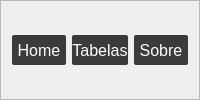
     <widget class="QFrame" name="frame">
      <property name="frameShape">
       <enum>QFrame::StyledPanel</enum>
      </property>
      <property name="frameShadow">
       <enum>QFrame::Raised</enum>
      </property>
      <layout class="QHBoxLayout" name="horizontalLayout">
       <item>
        <widget class="QPushButton" name="btn_home">
         <property name="minimumSize">
          <size>
           <width>0</width>
           <height>30</height>
          </size>
         </property>
         <property name="cursor">
          <cursorShape>PointingHandCursor</cursorShape>
         </property>
         <property name="styleSheet">
          <string notr="true">QPushButton{
	color:rgb(255, 255, 255);
	border-radius: 2px;
	font-size: 16px;
	background-color:rgba(59,59,59,255);
}

QPushButton:hover{background-color: rgba(77,77,77,255); color:white}
</string>
         </property>
         <property name="text">
          <string>Home</string>
         </property>
        </widget>
       </item>
       <item>
        <widget class="QPushButton" name="btn_tables">
         <property name="minimumSize">
          <size>
           <width>0</width>
           <height>30</height>
          </size>
         </property>
         <property name="cursor">
          <cursorShape>PointingHandCursor</cursorShape>
         </property>
         <property name="styleSheet">
          <string notr="true">QPushButton{
	color:rgb(255, 255, 255);
	border-radius: 2px;
	font-size: 16px;
	background-color:rgba(59,59,59,255);
}

QPushButton:hover{background-color: rgba(77,77,77,255); color:white}
</string>
         </property>
         <property name="text">
          <string>Tabelas</string>
         </property>
        </widget>
       </item>
       <item>
        <widget class="QPushButton" name="btn_sobre">
         <property name="minimumSize">
          <size>
           <width>0</width>
           <height>30</height>
          </size>
         </property>
         <property name="cursor">
          <cursorShape>PointingHandCursor</cursorShape>
         </property>
         <property name="styleSheet">
          <string notr="true">QPushButton{
	color:rgb(255, 255, 255);
	border-radius: 2px;
	font-size: 16px;
	background-color:rgba(59,59,59,255);
}

QPushButton:hover{background-color: rgba(77,77,77,255); color:white}</string>
         </property>
         <property name="text">
          <string>Sobre</string>
         </property>
        </widget>
       </item>
      </layout>
     </widget>
